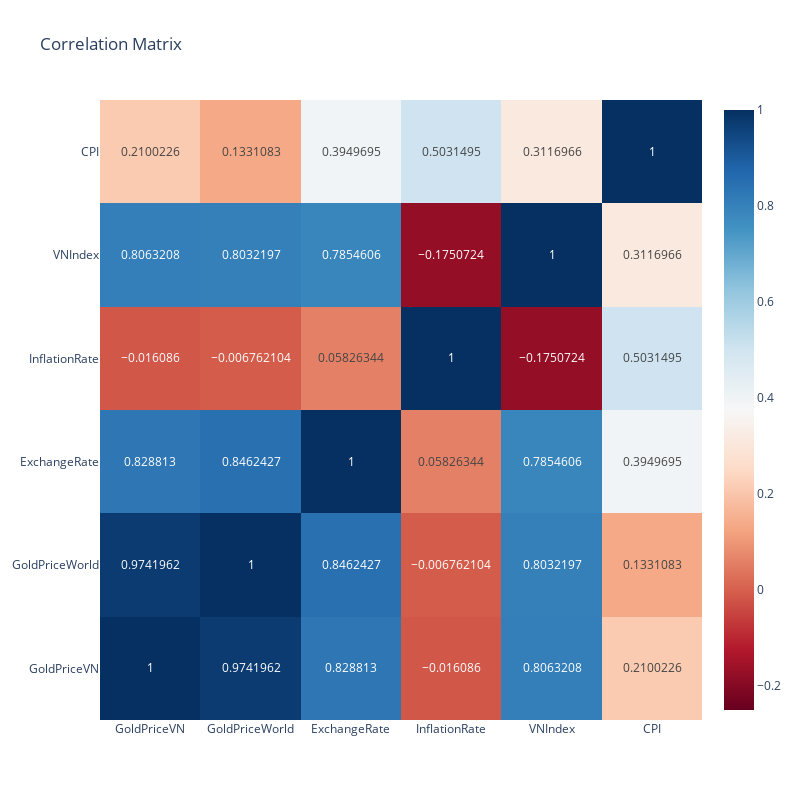

Notebook cell for this chart:
### Markdown cell above
### Create a correlation to see how impact between features

### Code cell
correlation_matrix = mergedf.drop(columns=['Year']).corr()
# Create a heatmap to visualize the correlation matrix using Plotly
fig = go.Figure(data=go.Heatmap(
                   z=correlation_matrix.values,
                   x=correlation_matrix.columns,
                   y=correlation_matrix.columns,
                   colorscale = 'RdBu',hoverongaps = False,
                   zmin = - 0.25, zmax=1,
                   texttemplate="%{z}"
                   ))

# Update layout
fig.update_layout(
    title='Correlation Matrix',
    xaxis_nticks=36,
    width=800,
    height=800
)

# Show plot
fig.show()

### Figure 1 — Plotly figure (JSON) as saved in the notebook; plotly's stock layout.template omitted (floating-point values rounded to 4 significant figures)
{"data": [{"colorscale": [[0, "rgb(103,0,31)"], [0.1, "rgb(178,24,43)"], [0.2, "rgb(214,96,77)"], [0.3, "rgb(244,165,130)"], [0.4, "rgb(253,219,199)"], [0.5, "rgb(247,247,247)"], [0.6, "rgb(209,229,240)"], [0.7, "rgb(146,197,222)"], [0.8, "rgb(67,147,195)"], [0.9, "rgb(33,102,172)"], [1, "rgb(5,48,97)"]], "hoverongaps": false, "texttemplate": "%{z}", "type": "heatmap", "x": ["GoldPriceVN", "GoldPriceWorld", "ExchangeRate", "InflationRate", "VNIndex", "CPI"], "y": ["GoldPriceVN", "GoldPriceWorld", "ExchangeRate", "InflationRate", "VNIndex", "CPI"], "z": [[1, 0.9742, 0.8288, -0.01609, 0.8063, 0.21], [0.9742, 1, 0.8462, -0.006762, 0.8032, 0.1331], [0.8288, 0.8462, 1, 0.05826, 0.7855, 0.395], [-0.01609, -0.006762, 0.05826, 1, -0.1751, 0.5031], [0.8063, 0.8032, 0.7855, -0.1751, 1, 0.3117], [0.21, 0.1331, 0.395, 0.5031, 0.3117, 1]], "zmax": 1, "zmin": -0.25}], "layout": {"height": 800, "title": {"text": "Correlation Matrix"}, "width": 800, "xaxis": {"autorange": true, "nticks": 36, "range": [-0.5, 5.5], "type": "category"}, "yaxis": {"autorange": true, "range": [-0.5, 5.5], "type": "category"}}}
